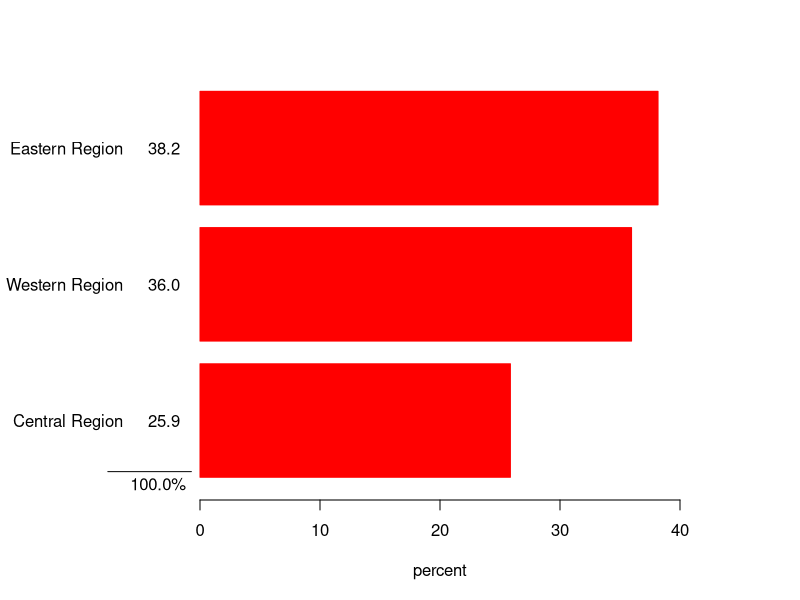

Source code (R):

barpercent <- function (x, names = NULL, col = "lightblue") {
  # this code orginally written by Naomi b. Robbins
  if (is.null(names)) names <- names(x)
  par (las = 1, mar = c(5,10,4,6), xpd = NA, xaxs = "i", yaxs= "i")
  data <- x[order(x)]*100/sum(x)
  labels <- paste(names[order(x)],"   ",formatC(data,digits=1,format="f",width=4))
  
  xmax <- round(max(data),digits = -1)
  
  ymax <- (length(x)*1.2)+.1
  
  plot(NULL, xlim = c(0,xmax), ylim=c(0,ymax), axes = FALSE, xlab = "percent", ylab="")
  
  barplot(data, horiz = TRUE, names.arg = labels, col = col, border = col, axes = FALSE, add = TRUE)
  
  axis (1, pos = 0, xlim = c(0,xmax), at = c(0,1:(xmax/10)*10))
  
  hat <- -xmax/16.66667
  
  text(hat, .2, "100.0", adj = c(1,1))
  
  text(hat, .2, "%", adj = c(0,1))
  
  lines(c(.3,3.2)*hat,c(.25,.25))
  
}

region<- factor(c("Western Region",
                  "Central Region", 
                  "Eastern Region"))

regionSales <- c(342, 246, 363)


barpercent(regionSales, region, col="red")

